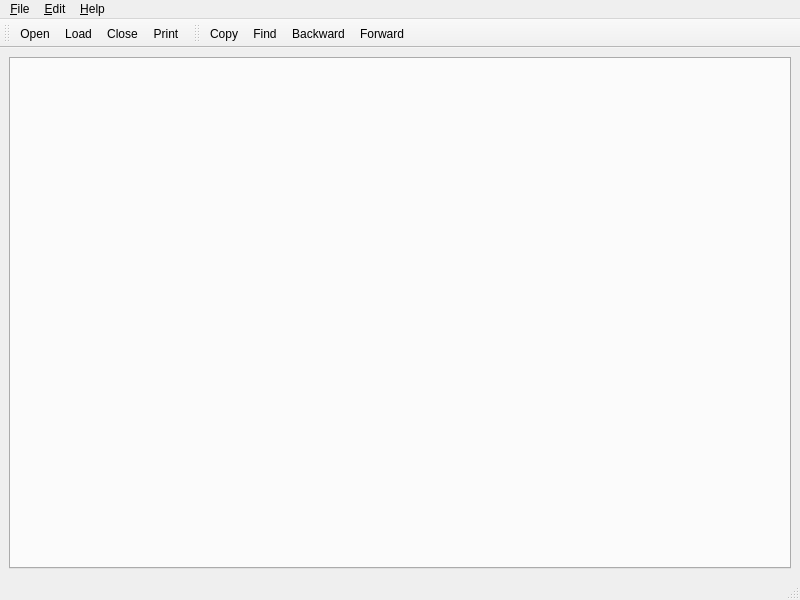
<?xml version="1.0" encoding="UTF-8"?>
<ui version="4.0">
 <class>MainWindow</class>
 <widget class="QMainWindow" name="MainWindow">
  <property name="geometry">
   <rect>
    <x>0</x>
    <y>0</y>
    <width>800</width>
    <height>600</height>
   </rect>
  </property>
  <property name="windowTitle">
   <string>qRFCView</string>
  </property>
  <property name="windowIcon">
   <iconset resource="rfcview.qrc">
    <normaloff>:/images/rfcview.png</normaloff>:/images/rfcview.png</iconset>
  </property>
  <widget class="QWidget" name="centralwidget">
   <layout class="QVBoxLayout" name="verticalLayout">
    <item>
     <widget class="QTabWidget" name="tabWidget"/>
    </item>
   </layout>
  </widget>
  <widget class="QMenuBar" name="menubar">
   <property name="geometry">
    <rect>
     <x>0</x>
     <y>0</y>
     <width>800</width>
     <height>27</height>
    </rect>
   </property>
   <widget class="QMenu" name="menu_File">
    <property name="title">
     <string>&amp;File</string>
    </property>
    <addaction name="action_Open"/>
    <addaction name="action_Load"/>
    <addaction name="action_Close"/>
    <addaction name="separator"/>
    <addaction name="action_Print"/>
    <addaction name="separator"/>
    <addaction name="action_Quit"/>
   </widget>
   <widget class="QMenu" name="menu_Help">
    <property name="title">
     <string>&amp;Help</string>
    </property>
    <addaction name="action_About"/>
    <addaction name="action_AboutQt"/>
   </widget>
   <widget class="QMenu" name="menu_Edit">
    <property name="title">
     <string>&amp;Edit</string>
    </property>
    <addaction name="action_Backward"/>
    <addaction name="action_Forward"/>
    <addaction name="separator"/>
    <addaction name="action_Copy"/>
    <addaction name="action_Find"/>
    <addaction name="action_FindPrevious"/>
    <addaction name="action_FindNext"/>
    <addaction name="separator"/>
    <addaction name="action_SetFont"/>
    <addaction name="actionSet_directory"/>
   </widget>
   <addaction name="menu_File"/>
   <addaction name="menu_Edit"/>
   <addaction name="menu_Help"/>
  </widget>
  <widget class="QStatusBar" name="statusbar"/>
  <widget class="QToolBar" name="fileToolBar">
   <property name="windowTitle">
    <string>toolBar</string>
   </property>
   <attribute name="toolBarArea">
    <enum>TopToolBarArea</enum>
   </attribute>
   <attribute name="toolBarBreak">
    <bool>false</bool>
   </attribute>
   <addaction name="action_Open"/>
   <addaction name="action_Load"/>
   <addaction name="action_Close"/>
   <addaction name="action_Print"/>
  </widget>
  <widget class="QToolBar" name="editToolBar">
   <property name="windowTitle">
    <string>toolBar</string>
   </property>
   <attribute name="toolBarArea">
    <enum>TopToolBarArea</enum>
   </attribute>
   <attribute name="toolBarBreak">
    <bool>false</bool>
   </attribute>
   <addaction name="action_Copy"/>
   <addaction name="action_Find"/>
   <addaction name="action_Backward"/>
   <addaction name="action_Forward"/>
  </widget>
  <action name="action_Quit">
   <property name="text">
    <string>&amp;Quit</string>
   </property>
   <property name="statusTip">
    <string>Quit the application</string>
   </property>
   <property name="shortcut">
    <string>Ctrl+Q</string>
   </property>
  </action>
  <action name="action_About">
   <property name="text">
    <string>&amp;About</string>
   </property>
   <property name="toolTip">
    <string>Show the application's About box</string>
   </property>
  </action>
  <action name="action_AboutQt">
   <property name="text">
    <string>About &amp;Qt</string>
   </property>
   <property name="toolTip">
    <string>Show the Qt library's About box</string>
   </property>
  </action>
  <action name="action_Open">
   <property name="icon">
    <iconset resource="rfcview.qrc">
     <normaloff>:/images/open.png</normaloff>:/images/open.png</iconset>
   </property>
   <property name="text">
    <string>&amp;Open...</string>
   </property>
   <property name="statusTip">
    <string>Open an existing file</string>
   </property>
   <property name="shortcut">
    <string>Ctrl+O</string>
   </property>
  </action>
  <action name="action_Load">
   <property name="icon">
    <iconset resource="rfcview.qrc">
     <normaloff>:/images/load.png</normaloff>:/images/load.png</iconset>
   </property>
   <property name="text">
    <string>&amp;Load...</string>
   </property>
   <property name="statusTip">
    <string>Load a RFC from its number</string>
   </property>
   <property name="shortcut">
    <string>Ctrl+L</string>
   </property>
  </action>
  <action name="action_Close">
   <property name="icon">
    <iconset resource="rfcview.qrc">
     <normaloff>:/images/close.png</normaloff>:/images/close.png</iconset>
   </property>
   <property name="text">
    <string>&amp;Close</string>
   </property>
   <property name="statusTip">
    <string>Close the active window</string>
   </property>
   <property name="shortcut">
    <string>Ctrl+W</string>
   </property>
  </action>
  <action name="action_Print">
   <property name="icon">
    <iconset resource="rfcview.qrc">
     <normaloff>:/images/print.png</normaloff>:/images/print.png</iconset>
   </property>
   <property name="text">
    <string>&amp;Print</string>
   </property>
   <property name="statusTip">
    <string>Print</string>
   </property>
   <property name="shortcut">
    <string>Ctrl+P</string>
   </property>
  </action>
  <action name="action_Backward">
   <property name="icon">
    <iconset resource="rfcview.qrc">
     <normaloff>:/images/backward.png</normaloff>:/images/backward.png</iconset>
   </property>
   <property name="text">
    <string>&amp;Backward</string>
   </property>
  </action>
  <action name="action_Forward">
   <property name="icon">
    <iconset resource="rfcview.qrc">
     <normaloff>:/images/forward.png</normaloff>:/images/forward.png</iconset>
   </property>
   <property name="text">
    <string>&amp;Forward</string>
   </property>
  </action>
  <action name="action_Copy">
   <property name="icon">
    <iconset resource="rfcview.qrc">
     <normaloff>:/images/copy.png</normaloff>:/images/copy.png</iconset>
   </property>
   <property name="text">
    <string>&amp;Copy</string>
   </property>
   <property name="statusTip">
    <string>Copy the current selection's contents to the clipboard</string>
   </property>
   <property name="shortcut">
    <string>Ctrl+C</string>
   </property>
  </action>
  <action name="action_Find">
   <property name="icon">
    <iconset resource="rfcview.qrc">
     <normaloff>:/images/find.png</normaloff>:/images/find.png</iconset>
   </property>
   <property name="text">
    <string>&amp;Find</string>
   </property>
   <property name="statusTip">
    <string>Find a string in the currently opened file</string>
   </property>
   <property name="shortcut">
    <string>Ctrl+F</string>
   </property>
  </action>
  <action name="action_FindPrevious">
   <property name="text">
    <string>Find &amp;previous</string>
   </property>
   <property name="shortcut">
    <string>Shift+F3</string>
   </property>
  </action>
  <action name="action_FindNext">
   <property name="text">
    <string>Find &amp;next</string>
   </property>
   <property name="shortcut">
    <string>F3</string>
   </property>
  </action>
  <action name="action_SetFont">
   <property name="text">
    <string>&amp;Set font...</string>
   </property>
  </action>
  <action name="actionSet_directory">
   <property name="text">
    <string>Set &amp;directories...</string>
   </property>
  </action>
 </widget>
 <resources>
  <include location="rfcview.qrc"/>
 </resources>
 <connections>
  <connection>
   <sender>action_Quit</sender>
   <signal>triggered()</signal>
   <receiver>MainWindow</receiver>
   <slot>close()</slot>
   <hints>
    <hint type="sourcelabel">
     <x>-1</x>
     <y>-1</y>
    </hint>
    <hint type="destinationlabel">
     <x>399</x>
     <y>299</y>
    </hint>
   </hints>
  </connection>
  <connection>
   <sender>action_About</sender>
   <signal>triggered()</signal>
   <receiver>MainWindow</receiver>
   <slot>about()</slot>
   <hints>
    <hint type="sourcelabel">
     <x>-1</x>
     <y>-1</y>
    </hint>
    <hint type="destinationlabel">
     <x>399</x>
     <y>299</y>
    </hint>
   </hints>
  </connection>
  <connection>
   <sender>action_AboutQt</sender>
   <signal>triggered()</signal>
   <receiver>MainWindow</receiver>
   <slot>aboutQt()</slot>
   <hints>
    <hint type="sourcelabel">
     <x>-1</x>
     <y>-1</y>
    </hint>
    <hint type="destinationlabel">
     <x>399</x>
     <y>299</y>
    </hint>
   </hints>
  </connection>
  <connection>
   <sender>action_Open</sender>
   <signal>triggered()</signal>
   <receiver>MainWindow</receiver>
   <slot>openRfc()</slot>
   <hints>
    <hint type="sourcelabel">
     <x>-1</x>
     <y>-1</y>
    </hint>
    <hint type="destinationlabel">
     <x>399</x>
     <y>299</y>
    </hint>
   </hints>
  </connection>
  <connection>
   <sender>action_Load</sender>
   <signal>triggered()</signal>
   <receiver>MainWindow</receiver>
   <slot>getRfc()</slot>
   <hints>
    <hint type="sourcelabel">
     <x>-1</x>
     <y>-1</y>
    </hint>
    <hint type="destinationlabel">
     <x>399</x>
     <y>299</y>
    </hint>
   </hints>
  </connection>
  <connection>
   <sender>action_Close</sender>
   <signal>triggered()</signal>
   <receiver>MainWindow</receiver>
   <slot>closeRfc()</slot>
   <hints>
    <hint type="sourcelabel">
     <x>-1</x>
     <y>-1</y>
    </hint>
    <hint type="destinationlabel">
     <x>399</x>
     <y>299</y>
    </hint>
   </hints>
  </connection>
  <connection>
   <sender>action_Print</sender>
   <signal>triggered()</signal>
   <receiver>MainWindow</receiver>
   <slot>print()</slot>
   <hints>
    <hint type="sourcelabel">
     <x>-1</x>
     <y>-1</y>
    </hint>
    <hint type="destinationlabel">
     <x>399</x>
     <y>299</y>
    </hint>
   </hints>
  </connection>
  <connection>
   <sender>action_Forward</sender>
   <signal>triggered()</signal>
   <receiver>MainWindow</receiver>
   <slot>forward()</slot>
   <hints>
    <hint type="sourcelabel">
     <x>-1</x>
     <y>-1</y>
    </hint>
    <hint type="destinationlabel">
     <x>399</x>
     <y>299</y>
    </hint>
   </hints>
  </connection>
  <connection>
   <sender>action_Backward</sender>
   <signal>triggered()</signal>
   <receiver>MainWindow</receiver>
   <slot>backward()</slot>
   <hints>
    <hint type="sourcelabel">
     <x>-1</x>
     <y>-1</y>
    </hint>
    <hint type="destinationlabel">
     <x>399</x>
     <y>299</y>
    </hint>
   </hints>
  </connection>
  <connection>
   <sender>action_Copy</sender>
   <signal>triggered()</signal>
   <receiver>MainWindow</receiver>
   <slot>copy()</slot>
   <hints>
    <hint type="sourcelabel">
     <x>-1</x>
     <y>-1</y>
    </hint>
    <hint type="destinationlabel">
     <x>399</x>
     <y>299</y>
    </hint>
   </hints>
  </connection>
  <connection>
   <sender>action_Find</sender>
   <signal>triggered()</signal>
   <receiver>MainWindow</receiver>
   <slot>find()</slot>
   <hints>
    <hint type="sourcelabel">
     <x>-1</x>
     <y>-1</y>
    </hint>
    <hint type="destinationlabel">
     <x>399</x>
     <y>299</y>
    </hint>
   </hints>
  </connection>
  <connection>
   <sender>action_FindPrevious</sender>
   <signal>triggered()</signal>
   <receiver>MainWindow</receiver>
   <slot>findPrevious()</slot>
   <hints>
    <hint type="sourcelabel">
     <x>-1</x>
     <y>-1</y>
    </hint>
    <hint type="destinationlabel">
     <x>399</x>
     <y>299</y>
    </hint>
   </hints>
  </connection>
  <connection>
   <sender>action_FindNext</sender>
   <signal>triggered()</signal>
   <receiver>MainWindow</receiver>
   <slot>findNext()</slot>
   <hints>
    <hint type="sourcelabel">
     <x>-1</x>
     <y>-1</y>
    </hint>
    <hint type="destinationlabel">
     <x>399</x>
     <y>299</y>
    </hint>
   </hints>
  </connection>
  <connection>
   <sender>action_SetFont</sender>
   <signal>triggered()</signal>
   <receiver>MainWindow</receiver>
   <slot>setFont()</slot>
   <hints>
    <hint type="sourcelabel">
     <x>-1</x>
     <y>-1</y>
    </hint>
    <hint type="destinationlabel">
     <x>399</x>
     <y>299</y>
    </hint>
   </hints>
  </connection>
  <connection>
   <sender>actionSet_directory</sender>
   <signal>triggered()</signal>
   <receiver>MainWindow</receiver>
   <slot>setDirectories()</slot>
   <hints>
    <hint type="sourcelabel">
     <x>-1</x>
     <y>-1</y>
    </hint>
    <hint type="destinationlabel">
     <x>399</x>
     <y>299</y>
    </hint>
   </hints>
  </connection>
  <connection>
   <sender>tabWidget</sender>
   <signal>currentChanged(int)</signal>
   <receiver>MainWindow</receiver>
   <slot>updateMenus()</slot>
   <hints>
    <hint type="sourcelabel">
     <x>399</x>
     <y>322</y>
    </hint>
    <hint type="destinationlabel">
     <x>399</x>
     <y>299</y>
    </hint>
   </hints>
  </connection>
 </connections>
 <slots>
  <slot>about()</slot>
  <slot>aboutQt()</slot>
  <slot>openRfc()</slot>
  <slot>getRfc()</slot>
  <slot>closeRfc()</slot>
  <slot>print()</slot>
  <slot>forward()</slot>
  <slot>backward()</slot>
  <slot>find()</slot>
  <slot>findPrevious()</slot>
  <slot>findNext()</slot>
  <slot>setFont()</slot>
  <slot>setDirectories()</slot>
  <slot>copy()</slot>
  <slot>updateMenus()</slot>
 </slots>
</ui>
